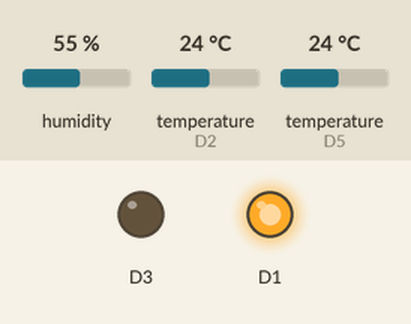
The sketch below on a simulated ESP8266 (NodeMCU). Shown: output pins drawn as LEDs (lit = HIGH). The inputs (shaded band) are chosen by the test bench; at power-on: humidity 55 %, temperature (sensors on D2, D5) 24 °C. WiFi joins after 1.5 s; servers stay silent unless stated; what the sketch prints to the serial monitor is not drawn. At 3.9 s the program puts the board to deep sleep or switches it off; the recording ends there.

Above: at 0.1 s.
At 1.9 s:
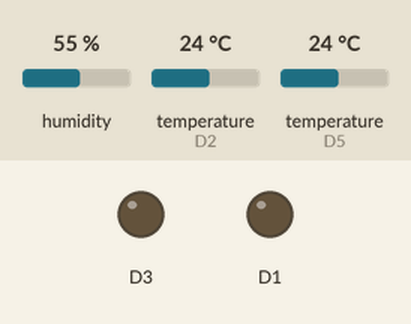
Timing chart, 0 to 3.9 s (numbered marks = the images above):
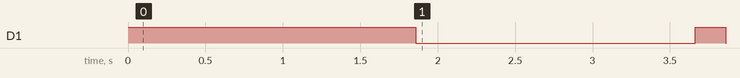

Measured:
- by itself, D1: LOW → HIGH at 0.00 s, → LOW 1.9 s later, → HIGH 1.8 s later, → LOW 0.20 s later

The sketch:

Templogger_ESP_thingspeak.ino
```cpp
#include "DHTesp.h" // Click here to get the library: http://librarymanager/All#DHTesp
DHTesp dht;

// Include the libraries we need
#include <OneWire.h>
#include <DallasTemperature.h>

// Data wire is plugged into port 2 on the Arduino
#define ONE_WIRE_BUS D2
#define TEMPERATURE_PRECISION 9

// Setup a oneWire instance to communicate with any OneWire devices (not just Maxim/Dallas temperature ICs)
OneWire oneWire(ONE_WIRE_BUS);

// Pass our oneWire reference to Dallas Temperature.
DallasTemperature sensors(&oneWire);

// arrays to hold device addresses
DeviceAddress Thermometer;

#define SECRET_SSID "LEMard"		// replace MySSID with your WiFi network name
#define SECRET_PASS "lem260182"	// replace MyPassword with your WiFi password

#define SECRET_CH_ID 1780615			// replace 0000000 with your channel number
#define SECRET_WRITE_APIKEY "DJQ7D93EZNA5DSDJ"   // replace XYZ with your channel write API Key

#include <ESP8266WiFi.h>
#include "ThingSpeak.h" // always include thingspeak header file after other header files and custom macros

char ssid[] = SECRET_SSID;   // your network SSID (name)
char pass[] = SECRET_PASS;   // your network password
int keyIndex = 0;            // your network key Index number (needed only for WEP)
WiFiClient  client;

unsigned long myChannelNumber = SECRET_CH_ID;
const char * myWriteAPIKey = SECRET_WRITE_APIKEY;

String myStatus = "";


ADC_MODE(ADC_VCC);
void setup(){
  pinMode(D1, OUTPUT);
  pinMode(D3, OUTPUT);
  Serial.begin(9600);

 // WiFi.mode(WIFI_STA);
  dht.setup(D5, DHTesp::DHT11); // Connect DHT sensor to GPIO 17
}

void loop()
{

    digitalWrite(D1, HIGH);
    float humidity;
    float temperature;

    Serial.println();
    Serial.println("Status\tHumidity (%)\tTemperature (C)\t(F)\tHeatIndex (C)\t(F)");

  for(int i=0;i<10;i++){

    delay(dht.getMinimumSamplingPeriod());
    humidity = dht.getHumidity();
    temperature = dht.getTemperature();
    Serial.print(dht.getStatusString());
    Serial.print("\t");
    Serial.print(humidity, 1);
    Serial.print("\t\t");
    Serial.print(temperature, 1);
    Serial.print("\t\t");
    Serial.print(dht.toFahrenheit(temperature), 1);
    Serial.print("\t\t");
    Serial.print(dht.computeHeatIndex(temperature, humidity, false), 1);
    Serial.print("\t\t");
    Serial.println(dht.computeHeatIndex(dht.toFahrenheit(temperature), humidity, true), 1);
    digitalWrite(D1, LOW);
    digitalWrite(D1, HIGH);
    if (dht.getStatusString()=="OK"){
      break;
    }
  };

  ThingSpeak.begin(client);  // Initialize ThingSpeak
  ThingSpeak.setField(7, humidity);
  ThingSpeak.setField(6, temperature);

  digitalWrite(D1, HIGH);
  sensors.begin();
  Serial.print("Locating devices...");
  Serial.print("Found ");
  Serial.print(sensors.getDeviceCount(), DEC);
  Serial.println(" devices.");

  // report parasite power requirements
  Serial.print("Parasite power is: ");
  if (sensors.isParasitePowerMode()) Serial.println("ON");
  else Serial.println("OFF");

  Serial.print("Requesting temperatures...");
  sensors.requestTemperatures();
  Serial.println("DONE");


  for(int i=0;i<sensors.getDeviceCount();i++){
    sensors.getAddress(Thermometer, i);
    printData(Thermometer);
    float tempC = sensors.getTempC(Thermometer);
    ThingSpeak.setField(i+1, tempC);
  }

  digitalWrite(D1, LOW);

  float voltaje=0.00f;
  voltaje = ESP.getVcc();
  Serial.print(voltaje/1024.00f);
  Serial.println(" V");
  ThingSpeak.setField(8, voltaje/1024.00f);

  // write to the ThingSpeak channel
  Wificonnectmulti();
  senddata();
  sleep();
    /*
  for(int i=0;i<3;i++){
    // Connect or reconnect to WiFi

    WiFi.mode(WIFI_STA);
    if(WiFi.status() != WL_CONNECTED){
      Serial.print("Attempting to connect to SSID: ");
      Serial.println(SECRET_SSID);
      while(WiFi.status() != WL_CONNECTED){
        WiFi.begin(ssid, pass);  // Connect to WPA/WPA2 network. Change this line if using open or WEP network
        Serial.print(".");
        delay(5000);
      }

      Serial.println("\nConnected.");
    }

    ThingSpeak.setStatus(myStatus);
    int x = ThingSpeak.writeFields(myChannelNumber, myWriteAPIKey);
    if(x == 200){
      Serial.println("Channel update successful.");
//      WiFi.disconnect();
      WiFi.mode(WIFI_OFF);
      i=3;
    }
    else{
      Serial.println("Problem updating channel. HTTP error code " + String(x));
    }
  ///  delay(15000);

  }

  WiFi.mode(WIFI_OFF);
  digitalWrite(D1, LOW);
  delay(500);
  ESP.deepSleep(600e6);

 */


}

void sleep(){
  Serial.println("Sleep...");
  WiFi.mode(WIFI_OFF);
  digitalWrite(D1, LOW);
  ESP.deepSleep(600e6);
}

void senddata(){
  if (WiFi.status() == WL_CONNECTED){
    for(int i=0;i<3;i++){
      ThingSpeak.setStatus(myStatus);
  //    Serial.print("ThingSpeak status ");
  //    Serial.println(myStatus);
      int x = ThingSpeak.writeFields(myChannelNumber, myWriteAPIKey);
      if(x == 200){
        Serial.println("Channel update successful.");
        digitalWrite(D1, HIGH);
        delay(200);
        digitalWrite(D1, LOW);
        i=3;
        sleep();
      }
      else{
        Serial.println("Problem updating channel. HTTP error code " + String(x));
      }
    }
  }

}

void printAddress(DeviceAddress deviceAddress)
{
  for (uint8_t i = 0; i < 8; i++)
  {
    // zero pad the address if necessary
    if (deviceAddress[i] < 16) Serial.print("0");
    Serial.print(deviceAddress[i], HEX);
  }
}

// function to print the temperature for a device
void printTemperature(DeviceAddress deviceAddress)
{
  float tempC = sensors.getTempC(deviceAddress);
  if(tempC == DEVICE_DISCONNECTED_C)
  {
    Serial.println("Error: Could not read temperature data");
    return;
  }
  Serial.print("Temp C: ");
  Serial.print(tempC);
  Serial.print(" Temp F: ");
  Serial.print(DallasTemperature::toFahrenheit(tempC));
}

// function to print a device's resolution
void printResolution(DeviceAddress deviceAddress)
{
  Serial.print("Resolution: ");
  Serial.print(sensors.getResolution(deviceAddress));
  Serial.println();
}

// main function to print information about a device
void printData(DeviceAddress deviceAddress)
{
  Serial.print("Device Address: ");
  printAddress(deviceAddress);
  Serial.print(" ");
  printTemperature(deviceAddress);
  Serial.println();
}

void Wificonnectmulti() {
  Wificonnectclose("LEMard","lem260182");
  Wificonnectclose("LEM","lem260182");
  Wificonnectopen();
}


bool Wificonnectclose(String Ssid,String pass){
  WiFi.disconnect();
  WiFi.begin(Ssid,pass);
  Serial.print("Connect to ");
  Serial.print(Ssid);
  for(int i=0;i<10000;i=i+500){
    if (WiFi.status() == WL_CONNECTED){
//      Serial.print("WiFi.status()=");
//      Serial.println(WiFi.status());
      Serial.print("Connected, IP address: ");
              //  "Подключились, IP-адрес: "
      Serial.println(WiFi.localIP());
      senddata();
      return true;
      break;
    }
    Serial.print(".");
    delay(500);
  }
  Serial.println("");

}

bool Wificonnectopen(){

  String ssid;
  int32_t rssi;
  uint8_t encryptionType;
  uint8_t* bssid;
  int32_t channel;
  bool hidden;
  int scanResult;

  Serial.println(F("Starting WiFi scan..."));

  scanResult = WiFi.scanNetworks(/*async=*/false, /*hidden=*/true);

  if (scanResult == 0) {
    Serial.println(F("No networks found"));
  } else if (scanResult > 0) {
    Serial.printf(PSTR("%d networks found:\n"), scanResult);

    // Print unsorted scan results
    for (int8_t i = 0; i < scanResult; i++) {
      WiFi.getNetworkInfo(i, ssid, encryptionType, rssi, bssid, channel, hidden);

      Serial.printf(PSTR("  %02d: [CH %02d] [%02X:%02X:%02X:%02X:%02X:%02X] %ddBm %c %c %s\n"),
                    i,
                    channel,
                    bssid[0], bssid[1], bssid[2],
                    bssid[3], bssid[4], bssid[5],
                    rssi,
                    (encryptionType == ENC_TYPE_NONE) ? ' ' : '*',
                    hidden ? 'H' : 'V',
                    ssid.c_str());
      delay(0);
      if (encryptionType == ENC_TYPE_NONE){
        Serial.print("Connect to ");
        Serial.print(ssid.c_str());
        WiFi.begin(ssid.c_str(),"");

        for(int i=0;i<10000;i=i+500){
          if (WiFi.status() == WL_CONNECTED){
          Serial.print("Connected, IP address: ");
                  //  "Подключились, IP-адрес: "
          Serial.println(WiFi.localIP());
          senddata();
          return true;
          break;
          }
          Serial.print(".");
          delay(500);
        }
        Serial.println("");


      }
    }
  } else {
    Serial.printf(PSTR("WiFi scan error %d"), scanResult);
  }
}
```
